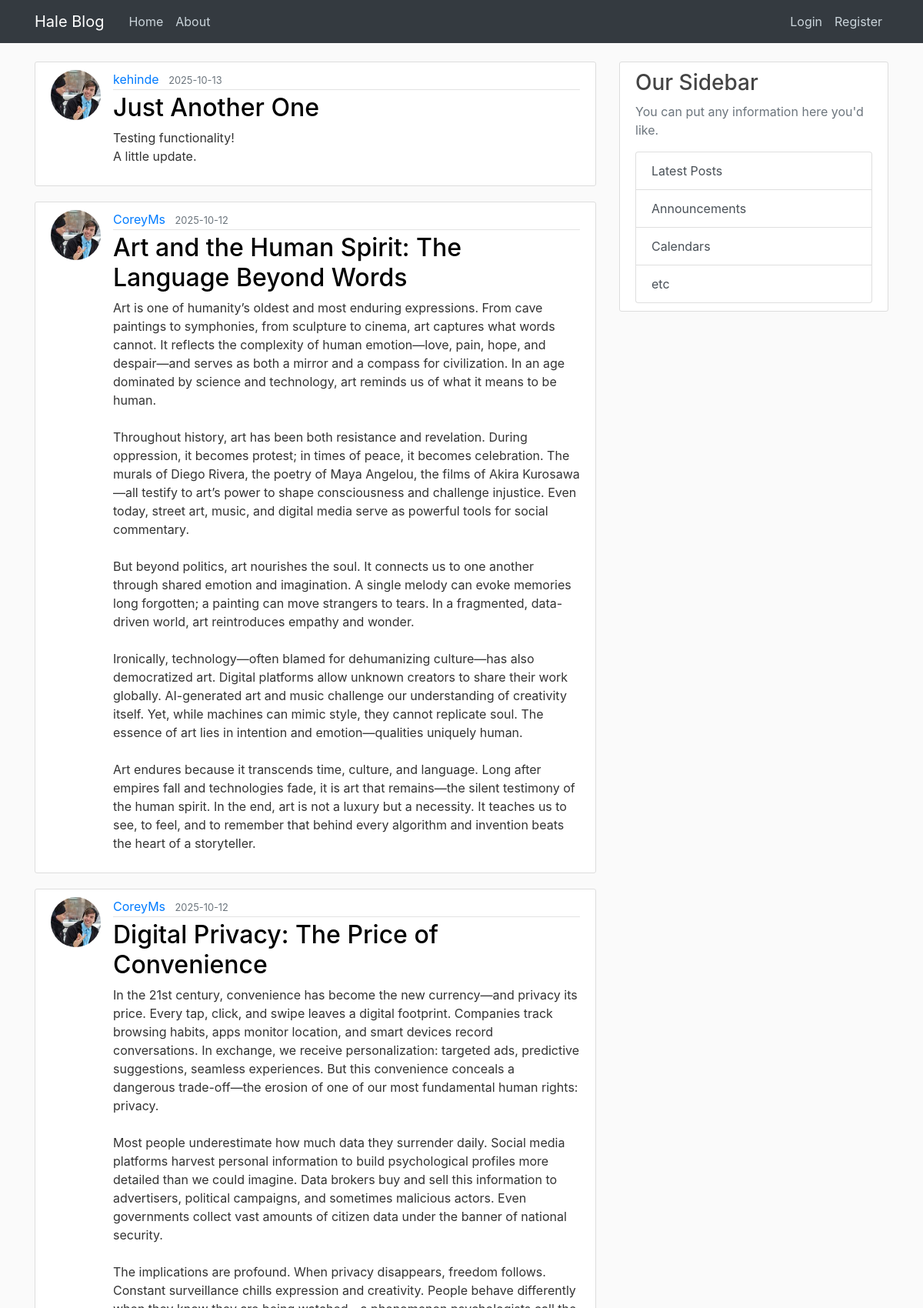
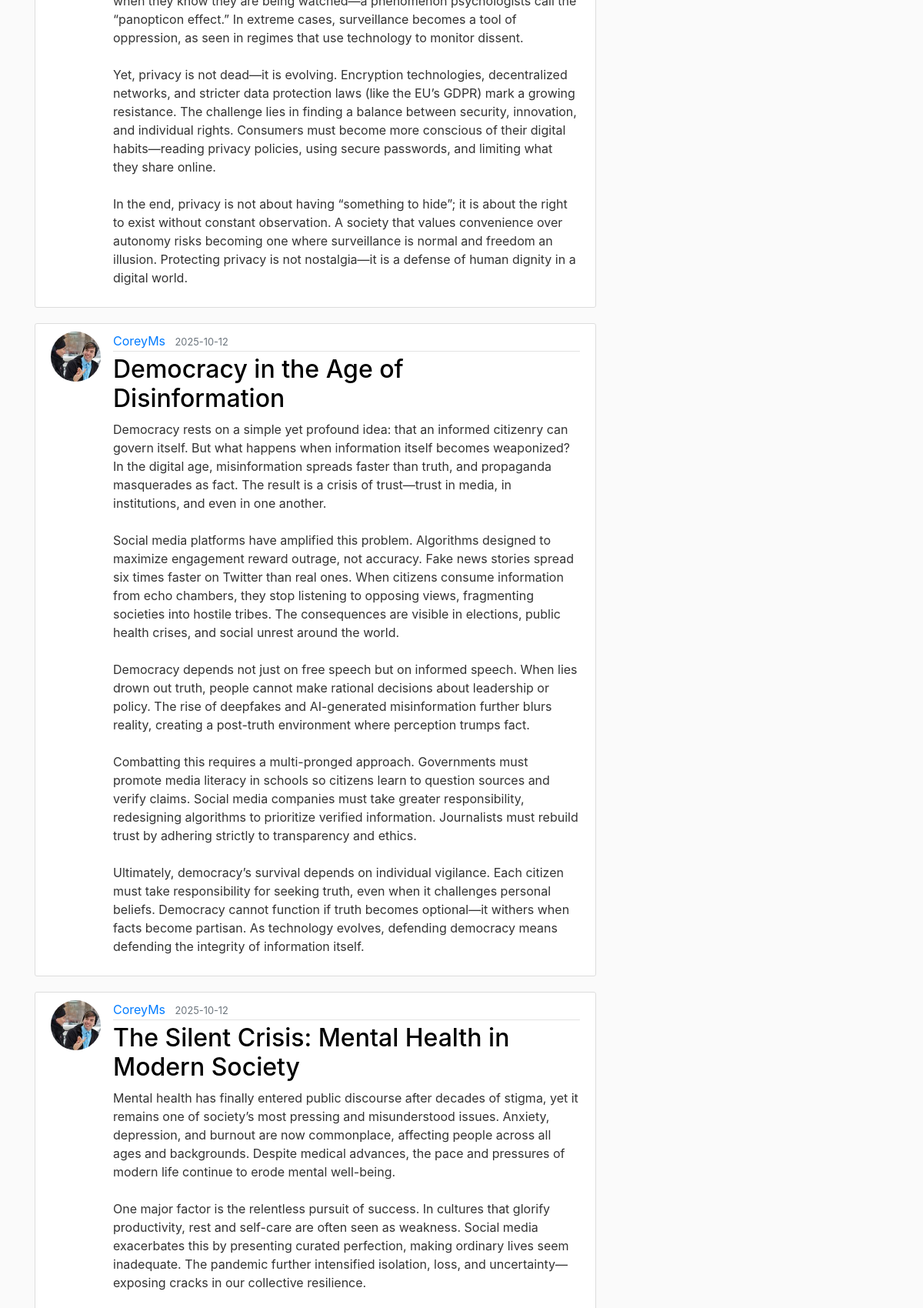
The page /home (upper part) on the database its author committed (2 pictures, top to bottom).
### blog/models.py (models this page shows, shortened)
class Post(db.Model):
    id = db.Column(db.Integer, primary_key=True)
    title= db.Column(db.String(100), nullable=False)
    date_posted = db.Column(db.DateTime, nullable=False, default=datetime.utcnow)
    content = db.Column(db.Text, nullable=False)
    user_id = db.Column(db.Integer, db.ForeignKey('user.id'), nullable=False)

class User(db.Model, UserMixin):
    id = db.Column(db.Integer, primary_key=True)
    username = db.Column(db.String(20), unique=True, nullable=False)
    email = db.Column(db.String(120), unique=True, nullable=False)
    image_file = db.Column(db.String(20), nullable=False, default='default.jpg')
    password = db.Column(db.String(60), nullable=False)
    posts = db.relationship('Post', backref='author', lazy=True)

### blog/main/routes.py (the view)
@main.route("/")
@main.route("/home")
def home():
    page = request.args.get('page', 1, type=int)
    posts = Post.query.order_by(Post.date_posted.desc()).paginate(page=page, per_page=5)
    return render_template('home.html', posts=posts)

### blog/templates/home.html (shortened to what this page needs)
{% extends "layout.html" %}
{% block content %}
{% for post in posts.items %}
<article class="media content-section">
    <img class="rounded-circle article-img"
        src="{{ url_for('static', filename='profile_pics/' + post.author.image_file) }}">
    <div class="media-body">
        <div class="article-metadata">
            <a class="mr-2" href="{{ url_for('users.user_posts', username=post.author.username) }}">{{
                post.author.username
                }}</a>
            <small class="text-muted">{{ post.date_posted.strftime('%Y-%m-%d') }}</small>
        </div>
        <h2 class="article-title"><a href="{{ url_for('posts.post',post_id=post.id) }}">{{ post.title }}</a></h2>
        <p class="article-content">{{ post.content }}</p>
    </div>
</article>
{% endfor %}
{% endblock %}

### blog/templates/layout.html (shortened to what this page needs)
<!DOCTYPE html>
<html>
<head>
    <link rel="stylesheet" href="https://cdn.jsdelivr.net/npm/bootstrap@4.4.1/dist/css/bootstrap.min.css"
>
    <link rel="stylesheet" type="text/css" href="{{ url_for('static', filename='main.css') }}">
</head>
<body>
    <header class="site-header">
        <nav class="navbar navbar-expand-md navbar-dark bg-dark fixed-top">
            <div class="container">
                <a class="navbar-brand mr-4" href="/">Hale Blog</a>
                <div class="collapse navbar-collapse" id="navbarToggle">
                    <div class="navbar-nav mr-auto">
                        <a class="nav-item nav-link" href="{{ url_for('main.home') }}">Home</a>
                        <a class="nav-item nav-link" href="{{ url_for('main.about') }}">About</a>
                    </div>
                    <div class="navbar-nav">
                        {% if current_user.is_authenticated %}
                        <a class="nav-item nav-link" href="{{ url_for('posts.new_post') }}">New Post</a>
                        <a class="nav-item nav-link" href="{{ url_for('users.account') }}">Account</a>
                        <a class="nav-item nav-link" href="{{ url_for('users.logout') }}">Logout</a>
                        {% else %}
                        <a class="nav-item nav-link" href="{{ url_for('users.login') }}">Login</a>
                        <a class="nav-item nav-link" href="{{ url_for('users.register') }}">Register</a>
                        {% endif %}
                    </div>
                </div>
            </div>
        </nav>
    </header>
    <main role="main" class="container" style="margin-top: 80px;">
        <div class="row">
            <div class="col-md-8">
                {% block content %}{% endblock %}
            </div>
            <div class="col-md-4">
                <div class="content-section">
                    <h3>Our Sidebar</h3>
                    <p class="text-muted">You can put any information here you'd like.</p>
                    <div class="list-group">
                        <a href="#" class="list-group-item list-group-item-action">Latest Posts</a>
                        <a href="#" class="list-group-item list-group-item-action">Announcements</a>
                        <a href="#" class="list-group-item list-group-item-action">Calendars</a>
                        <a href="#" class="list-group-item list-group-item-action">etc</a>
                    </div>
                </div>
            </div>
        </div>
    </main>
</body>
</html>

### blog/static/main.css (style rules this page uses)
body { background: #fafafa; color: #333333; margin-top: 5rem; }
h1, h2, h3, h4, h5, h6 { color: #444444; }
.site-header .navbar-nav .nav-link { color: #cbd5db; }
.content-section { background: #ffffff; padding: 10px 20px; border: 1px solid #dddddd; border-radius: 3px; margin-bottom: 20px; }
.article-title a { color: #000000; text-decoration: none; }
.article-content { white-space: pre-line; }
.article-img { height: 65px; width: 65px; margin-right: 16px; }
.article-metadata { padding-bottom: 1px; margin-bottom: 4px; border-bottom: 1px solid #e3e3e3; }

### rows shown on the page
Post: image_file (picture), author.username "kehinde", date_posted "2025-10-13", title "Just Another One", content "Testing functionality! A little update."
Post: image_file (picture), author.username "CoreyMs", date_posted "2025-10-12", title "Art and the Human Spirit: The Language Beyond Words", content "Art is one of humanity’s oldest and most enduring expressions. From cave paintings to symphonies, from sculpture to cinema, art captures what words cannot. It reflects the complexity of human emotion—love, pain, hope, and despair—and serves as both a mirror and a compass for civilization. In an age dominated by science and technology, art reminds us of what it means to be human. Throughout history, art has been both resistance and revelation. During oppression, it becomes protest; in times of peace, it becomes celebration. The murals of Diego Rivera, the poetry of Maya Angelou, the films of Akira Kurosawa—all testify to art’s power to shape consciousness and challenge injustice. Even today,…"
Post: image_file (picture), author.username "CoreyMs", date_posted "2025-10-12", title "Digital Privacy: The Price of Convenience", content "In the 21st century, convenience has become the new currency—and privacy its price. Every tap, click, and swipe leaves a digital footprint. Companies track browsing habits, apps monitor location, and smart devices record conversations. In exchange, we receive personalization: targeted ads, predictive suggestions, seamless experiences. But this convenience conceals a dangerous trade-off—the erosion of one of our most fundamental human rights: privacy. Most people underestimate how much data they surrender daily. Social media platforms harvest personal information to build psychological profiles more detailed than we could imagine. Data brokers buy and sell this information to advertisers,…"
Post: image_file (picture), author.username "CoreyMs", date_posted "2025-10-12", title "Democracy in the Age of Disinformation", content "Democracy rests on a simple yet profound idea: that an informed citizenry can govern itself. But what happens when information itself becomes weaponized? In the digital age, misinformation spreads faster than truth, and propaganda masquerades as fact. The result is a crisis of trust—trust in media, in institutions, and even in one another. Social media platforms have amplified this problem. Algorithms designed to maximize engagement reward outrage, not accuracy. Fake news stories spread six times faster on Twitter than real ones. When citizens consume information from echo chambers, they stop listening to opposing views, fragmenting societies into hostile tribes. The consequences are…"
Post: image_file (picture), author.username "CoreyMs", date_posted "2025-10-12", title "The Silent Crisis: Mental Health in Modern Society"
